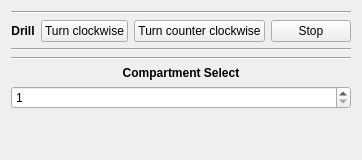
        <widget class="QWidget" name="tab_3">
         <attribute name="title">
          <string>Mining / Science</string>
         </attribute>
         <layout class="QGridLayout" name="gridLayout_8">
          <item row="0" column="0">
           <widget class="Line" name="line_6">
            <property name="orientation">
             <enum>Qt::Horizontal</enum>
            </property>
           </widget>
          </item>
          <item row="8" column="0">
           <spacer name="verticalSpacer">
            <property name="orientation">
             <enum>Qt::Vertical</enum>
            </property>
            <property name="sizeHint" stdset="0">
             <size>
              <width>20</width>
              <height>40</height>
             </size>
            </property>
           </spacer>
          </item>
          <item row="2" column="0">
           <layout class="QHBoxLayout" name="horizontalLayout_12">
            <item>
             <widget class="QLabel" name="label_14">
              <property name="font">
               <font>
                <weight>75</weight>
                <bold>true</bold>
               </font>
              </property>
              <property name="text">
               <string>Drill</string>
              </property>
              <property name="alignment">
               <set>Qt::AlignCenter</set>
              </property>
             </widget>
            </item>
            <item>
             <widget class="QPushButton" name="drill_turn_clockwise_button">
              <property name="text">
               <string>Turn clockwise</string>
              </property>
             </widget>
            </item>
            <item>
             <widget class="QPushButton" name="drill_turn_counter_clockwise_button">
              <property name="text">
               <string>Turn counter clockwise</string>
              </property>
             </widget>
            </item>
            <item>
             <widget class="QPushButton" name="drill_stop_button">
              <property name="text">
               <string>Stop</string>
              </property>
             </widget>
            </item>
           </layout>
          </item>
          <item row="4" column="0">
           <widget class="Line" name="line_13">
            <property name="orientation">
             <enum>Qt::Horizontal</enum>
            </property>
           </widget>
          </item>
          <item row="3" column="0">
           <widget class="Line" name="line_9">
            <property name="orientation">
             <enum>Qt::Horizontal</enum>
            </property>
           </widget>
          </item>
          <item row="5" column="0">
           <widget class="QLabel" name="label_5">
            <property name="font">
             <font>
              <weight>75</weight>
              <bold>true</bold>
             </font>
            </property>
            <property name="text">
             <string>Compartment Select</string>
            </property>
            <property name="alignment">
             <set>Qt::AlignCenter</set>
            </property>
           </widget>
          </item>
          <item row="6" column="0">
           <widget class="QSpinBox" name="compartment_select">
            <property name="minimum">
             <number>1</number>
            </property>
            <property name="maximum">
             <number>4</number>
            </property>
           </widget>
          </item>
         </layout>
        </widget>
